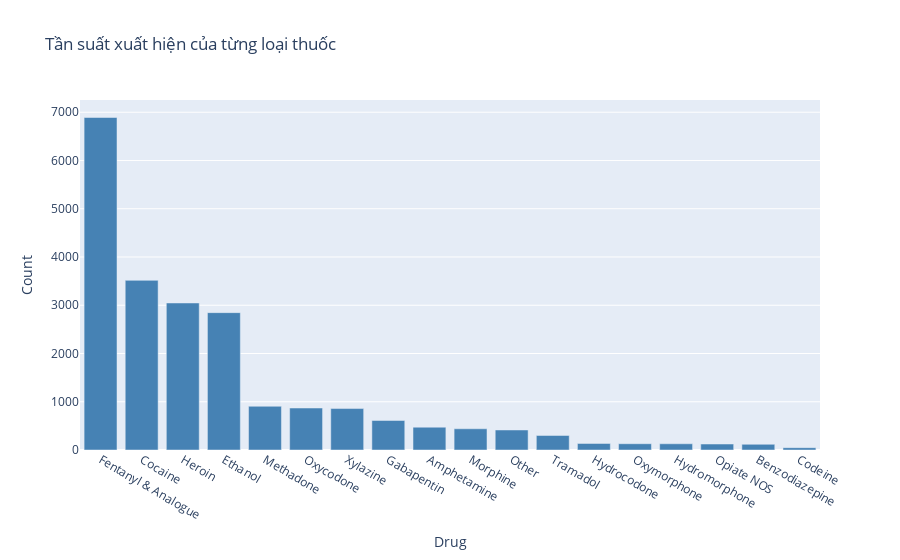

Here is the notebook cell this chart was saved with:
### Markdown cell above
For the column indicating the cause of death, we will examine how many victims were directly related to each type of drug.

### Code cell
# value count for each name of drug in each row

def count_drug_frequency(df, column):
    # Split the column into separate drugs
    df[column] = df[column].str.split(',')

    # Expand the lists into separate rows
    df = df.explode(column)

    # Strip leading/trailing whitespace
    df[column] = df[column].str.strip()

    # Count the frequency of each drug
    drug_counts = df[column].value_counts()

    return drug_counts

drug_counts = count_drug_frequency(DrugDeath_df.copy(), 'Details Cause')

# Chuyển đổi Series thành DataFrame để vẽ biểu đồ
drug_counts_df = drug_counts.reset_index()
drug_counts_df.columns = ['Drug', 'Count']

# Vẽ biểu đồ cột
fig = px.bar(drug_counts_df, x='Drug', y='Count', title='Tần suất xuất hiện của từng loại thuốc', color_discrete_sequence=['steelblue'])
fig.show()

### Figure 1 — Plotly figure (JSON) as saved in the notebook; plotly's stock layout.template omitted (floating-point values rounded to 4 significant figures)
{"data": [{"alignmentgroup": "True", "hovertemplate": "Drug=%{x}<br>Count=%{y}<extra></extra>", "legendgroup": "", "marker": {"color": "steelblue", "pattern": {"shape": ""}}, "name": "", "offsetgroup": "", "orientation": "v", "showlegend": false, "textposition": "auto", "type": "bar", "x": ["Fentanyl & Analogue", "Cocaine", "Heroin", "Ethanol", "Methadone", "Oxycodone", "Xylazine", "Gabapentin", "Amphetamine", "Morphine", "Other", "Tramadol", "Hydrocodone", "Oxymorphone", "Hydromorphone", "Opiate NOS", "Benzodiazepine", "Codeine"], "xaxis": "x", "y": [6891, 3516, 3047, 2847, 906, 870, 859, 612, 473, 440, 415, 301, 136, 130, 129, 124, 118, 48], "yaxis": "y"}], "layout": {"barmode": "relative", "legend": {"tracegroupgap": 0}, "title": {"text": "Tần suất xuất hiện của từng loại thuốc"}, "xaxis": {"anchor": "y", "domain": [0, 1], "title": {"text": "Drug"}}, "yaxis": {"anchor": "x", "domain": [0, 1], "title": {"text": "Count"}}}}
